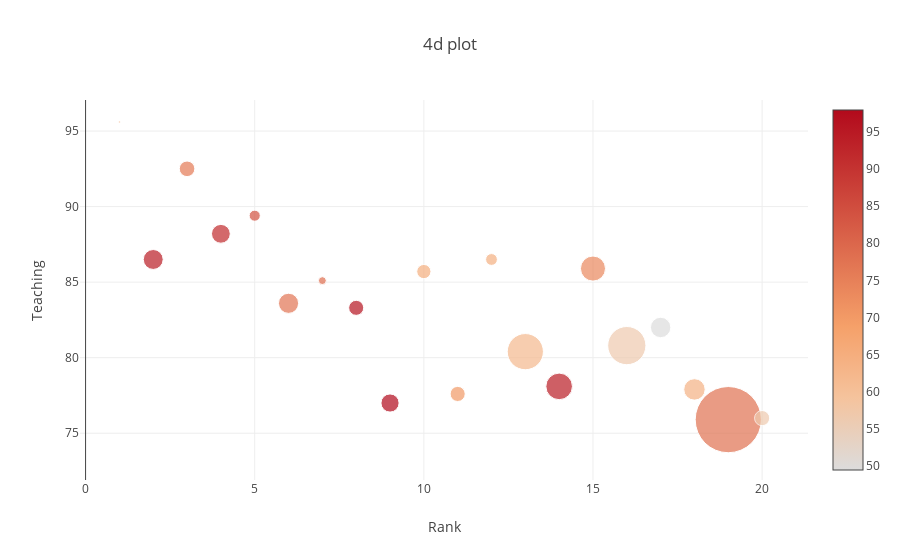

The cell this chart's notebook holds for it:
### Markdown cell above
## 4 d plot

### Code cell
# data preparation
df2016 = timesData[timesData.year == 2016].iloc[:20,:]
num_students_size  = [float(each.replace(',', '.')) for each in df2016.num_students]
international_color = [float(each) for each in df2016.international]
data = [
    {
        'y': df2016.teaching,
        'x': df2016.world_rank,
        'mode': 'markers',
        'marker': {
            'color': international_color,
            'size': num_students_size,
            'showscale': True
        },
        "text" :  df2016.university_name    
    }
]
layout=dict(
            title='4d plot',
            xaxis=dict(title='Rank',zeroline=True),
            yaxis=dict(title='Teaching',zeroline=True)
            )

iplot(go.Figure(data=data,layout=layout))

### Figure 1 — Plotly figure (JSON) as saved in the notebook; plotly's stock layout.template omitted (floating-point values rounded to 4 significant figures)
{"data": [{"marker": {"color": [64, 94.4, 76.3, 91.5, 84, 77.2, 78.5, 96, 97.9, 65, 70, 64.3, 61.9, 94.4, 73.5, 56.4, 49.5, 63.9, 77.8, 56.5], "showscale": true, "size": [2.243, 19.92, 15.6, 18.81, 11.07, 20.15, 7.929, 15.06, 18.18, 14.22, 15.13, 11.75, 36.19, 26.61, 25.05, 38.21, 20.38, 21.42, 66.2, 15.17]}, "mode": "markers", "text": ["California Institute of Technology", "University of Oxford", "Stanford University", "University of Cambridge", "Massachusetts Institute of Technology", "Harvard University", "Princeton University", "Imperial College London", "ETH Zurich – Swiss Federal Institute of Technology Zurich", "University of Chicago", "Johns Hopkins University", "Yale University", "University of California, Berkeley", "University College London", "Columbia University", "University of California, Los Angeles", "University of Pennsylvania", "Cornell University", "University of Toronto", "Duke University"], "type": "scatter", "uid": "c0eda4b7-8a1e-4717-92e3-3708a7e60834", "x": ["1", "2", "3", "4", "5", "6", "7", "8", "9", "10", "11", "12", "13", "14", "15", "16", "17", "18", "19", "20"], "y": [95.6, 86.5, 92.5, 88.2, 89.4, 83.6, 85.1, 83.3, 77, 85.7, 77.6, 86.5, 80.4, 78.1, 85.9, 80.8, 82, 77.9, 75.9, 76]}], "layout": {"title": {"text": "4d plot"}, "xaxis": {"title": {"text": "Rank"}, "zeroline": true}, "yaxis": {"title": {"text": "Teaching"}, "zeroline": true}}}
